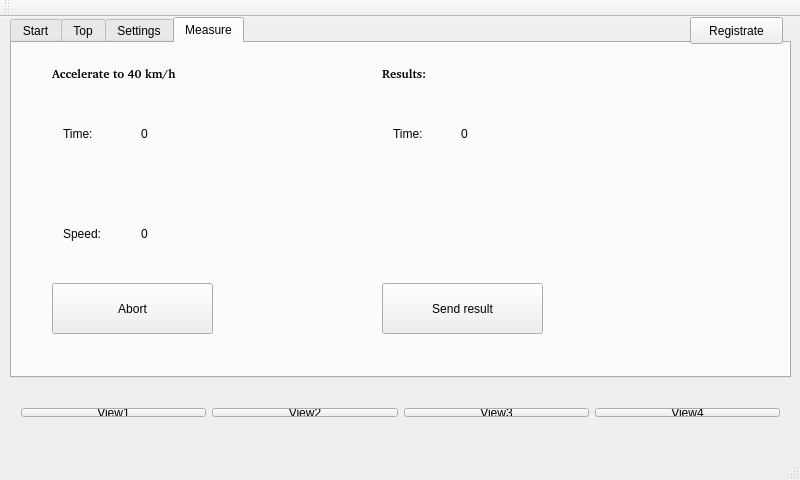
<?xml version="1.0" encoding="UTF-8"?>
<ui version="4.0">
 <class>CarMainWindow</class>
 <widget class="QMainWindow" name="CarMainWindow">
  <property name="geometry">
   <rect>
    <x>0</x>
    <y>0</y>
    <width>800</width>
    <height>480</height>
   </rect>
  </property>
  <property name="windowTitle">
   <string>Speed freak</string>
  </property>
  <widget class="QWidget" name="centralWidget">
   <widget class="QTabWidget" name="tabWidget">
    <property name="geometry">
     <rect>
      <x>10</x>
      <y>0</y>
      <width>781</width>
      <height>361</height>
     </rect>
    </property>
    <property name="currentIndex">
     <number>3</number>
    </property>
    <widget class="QWidget" name="StartTab">
     <attribute name="title">
      <string>Start</string>
     </attribute>
     <widget class="QWidget" name="layoutWidget">
      <property name="geometry">
       <rect>
        <x>590</x>
        <y>220</y>
        <width>171</width>
        <height>91</height>
       </rect>
      </property>
      <layout class="QVBoxLayout" name="verticalLayout">
       <item>
        <widget class="QPushButton" name="autoStartButton">
         <property name="font">
          <font>
           <family>Bitstream Charter</family>
           <pointsize>16</pointsize>
           <weight>75</weight>
           <bold>true</bold>
          </font>
         </property>
         <property name="text">
          <string>Auto start</string>
         </property>
        </widget>
       </item>
       <item>
        <widget class="QPushButton" name="manualStartButton">
         <property name="font">
          <font>
           <family>Bitstream Charter</family>
           <pointsize>16</pointsize>
           <weight>75</weight>
           <bold>true</bold>
          </font>
         </property>
         <property name="text">
          <string>Manual start</string>
         </property>
        </widget>
       </item>
      </layout>
     </widget>
     <widget class="QListView" name="listViewStartTabAccelerationCategories">
      <property name="geometry">
       <rect>
        <x>0</x>
        <y>10</y>
        <width>261</width>
        <height>301</height>
       </rect>
      </property>
     </widget>
     <widget class="QWidget" name="layoutWidget">
      <property name="geometry">
       <rect>
        <x>270</x>
        <y>10</y>
        <width>311</width>
        <height>301</height>
       </rect>
      </property>
      <layout class="QVBoxLayout" name="verticalLayout_2">
       <item>
        <widget class="QLabel" name="startLabel">
         <property name="text">
          <string>Start:</string>
         </property>
        </widget>
       </item>
       <item>
        <widget class="QLineEdit" name="lineEditStartTabMin"/>
       </item>
       <item>
        <widget class="QLabel" name="stopLabel">
         <property name="text">
          <string>Stop:</string>
         </property>
        </widget>
       </item>
       <item>
        <widget class="QLineEdit" name="lineEditStartTabMax"/>
       </item>
       <item>
        <widget class="QLabel" name="unitLabel">
         <property name="text">
          <string>Unit:</string>
         </property>
        </widget>
       </item>
       <item>
        <widget class="QComboBox" name="comboBoxStartTabUnits"/>
       </item>
      </layout>
     </widget>
    </widget>
    <widget class="QWidget" name="tabTop">
     <attribute name="title">
      <string>Top</string>
     </attribute>
     <widget class="QPushButton" name="buttonTopRefresh">
      <property name="geometry">
       <rect>
        <x>20</x>
        <y>270</y>
        <width>169</width>
        <height>37</height>
       </rect>
      </property>
      <property name="font">
       <font>
        <family>Bitstream Charter</family>
        <pointsize>16</pointsize>
        <weight>75</weight>
        <bold>true</bold>
       </font>
      </property>
      <property name="text">
       <string>Refresh list</string>
      </property>
     </widget>
     <widget class="QListView" name="listViewTopList">
      <property name="geometry">
       <rect>
        <x>360</x>
        <y>10</y>
        <width>411</width>
        <height>311</height>
       </rect>
      </property>
      <property name="font">
       <font>
        <family>Bitstream Charter</family>
        <pointsize>10</pointsize>
       </font>
      </property>
      <property name="flow">
       <enum>QListView::LeftToRight</enum>
      </property>
     </widget>
     <widget class="QWidget" name="layoutWidget">
      <property name="geometry">
       <rect>
        <x>10</x>
        <y>10</y>
        <width>341</width>
        <height>141</height>
       </rect>
      </property>
      <layout class="QVBoxLayout" name="verticalLayout_3">
       <item>
        <widget class="QLabel" name="labelCategory">
         <property name="font">
          <font>
           <family>Bitstream Charter</family>
           <pointsize>16</pointsize>
          </font>
         </property>
         <property name="text">
          <string>Category:</string>
         </property>
        </widget>
       </item>
       <item>
        <widget class="QComboBox" name="comboBoxTopCategory"/>
       </item>
      </layout>
     </widget>
     <widget class="QLabel" name="labelTopList">
      <property name="geometry">
       <rect>
        <x>380</x>
        <y>10</y>
        <width>371</width>
        <height>311</height>
       </rect>
      </property>
      <property name="font">
       <font>
        <pointsize>9</pointsize>
       </font>
      </property>
      <property name="text">
       <string>TopList</string>
      </property>
      <property name="alignment">
       <set>Qt::AlignLeading|Qt::AlignLeft|Qt::AlignVCenter</set>
      </property>
     </widget>
    </widget>
    <widget class="QWidget" name="settingsTab">
     <attribute name="title">
      <string>Settings</string>
     </attribute>
     <widget class="QLabel" name="userNameLabel">
      <property name="geometry">
       <rect>
        <x>20</x>
        <y>30</y>
        <width>141</width>
        <height>17</height>
       </rect>
      </property>
      <property name="text">
       <string>User:</string>
      </property>
     </widget>
     <widget class="QPushButton" name="setUserPushButton">
      <property name="geometry">
       <rect>
        <x>20</x>
        <y>60</y>
        <width>93</width>
        <height>27</height>
       </rect>
      </property>
      <property name="text">
       <string>Set User</string>
      </property>
     </widget>
    </widget>
    <widget class="QWidget" name="tabMeasureResult">
     <attribute name="title">
      <string>Measure</string>
     </attribute>
     <widget class="QPushButton" name="pushButtonMeasureTabAbort">
      <property name="geometry">
       <rect>
        <x>40</x>
        <y>240</y>
        <width>161</width>
        <height>51</height>
       </rect>
      </property>
      <property name="text">
       <string>Abort</string>
      </property>
     </widget>
     <widget class="QLabel" name="labelMeasureTabHeader">
      <property name="geometry">
       <rect>
        <x>40</x>
        <y>10</y>
        <width>261</width>
        <height>41</height>
       </rect>
      </property>
      <property name="font">
       <font>
        <family>Bitstream Charter</family>
        <weight>75</weight>
        <bold>true</bold>
       </font>
      </property>
      <property name="text">
       <string>Accelerate to 40 km/h</string>
      </property>
     </widget>
     <widget class="QLabel" name="labelMeasureTabResultHeader">
      <property name="geometry">
       <rect>
        <x>370</x>
        <y>10</y>
        <width>101</width>
        <height>41</height>
       </rect>
      </property>
      <property name="font">
       <font>
        <family>Bitstream Charter</family>
        <weight>75</weight>
        <bold>true</bold>
       </font>
      </property>
      <property name="text">
       <string>Results:</string>
      </property>
     </widget>
     <widget class="QPushButton" name="pushButtonSendResult">
      <property name="geometry">
       <rect>
        <x>370</x>
        <y>240</y>
        <width>161</width>
        <height>51</height>
       </rect>
      </property>
      <property name="text">
       <string>Send result</string>
      </property>
     </widget>
     <widget class="QWidget" name="">
      <property name="geometry">
       <rect>
        <x>40</x>
        <y>60</y>
        <width>171</width>
        <height>61</height>
       </rect>
      </property>
      <layout class="QHBoxLayout" name="horizontalLayoutMeasureTabTime">
       <item>
        <widget class="QLabel" name="labelMeasureTabTimeHeader">
         <property name="text">
          <string>Time:</string>
         </property>
        </widget>
       </item>
       <item>
        <widget class="QLabel" name="labelMeasureTabTime">
         <property name="text">
          <string>0</string>
         </property>
        </widget>
       </item>
      </layout>
     </widget>
     <widget class="QWidget" name="">
      <property name="geometry">
       <rect>
        <x>40</x>
        <y>160</y>
        <width>171</width>
        <height>61</height>
       </rect>
      </property>
      <layout class="QHBoxLayout" name="horizontalLayoutMeasureTabSpeed">
       <item>
        <widget class="QLabel" name="labelMeasureTabSpeedHeader">
         <property name="text">
          <string>Speed:</string>
         </property>
        </widget>
       </item>
       <item>
        <widget class="QLabel" name="labelMeasureTabSpeed">
         <property name="text">
          <string>0</string>
         </property>
        </widget>
       </item>
      </layout>
     </widget>
     <widget class="QWidget" name="">
      <property name="geometry">
       <rect>
        <x>370</x>
        <y>60</y>
        <width>151</width>
        <height>61</height>
       </rect>
      </property>
      <layout class="QHBoxLayout" name="horizontalLayout_2">
       <item>
        <widget class="QLabel" name="labelMeasureTabResultHeader_2">
         <property name="text">
          <string>Time:</string>
         </property>
        </widget>
       </item>
       <item>
        <widget class="QLabel" name="labelMeasureTabResult">
         <property name="text">
          <string>0</string>
         </property>
        </widget>
       </item>
      </layout>
     </widget>
    </widget>
   </widget>
   <widget class="QWidget" name="layoutWidget">
    <property name="geometry">
     <rect>
      <x>10</x>
      <y>380</y>
      <width>781</width>
      <height>31</height>
     </rect>
    </property>
    <layout class="QHBoxLayout" name="horizontalLayout">
     <item>
      <widget class="QPushButton" name="view1Button">
       <property name="text">
        <string>View1</string>
       </property>
      </widget>
     </item>
     <item>
      <widget class="QPushButton" name="view2Button">
       <property name="text">
        <string>View2</string>
       </property>
      </widget>
     </item>
     <item>
      <widget class="QPushButton" name="view3Button">
       <property name="text">
        <string>View3</string>
       </property>
      </widget>
     </item>
     <item>
      <widget class="QPushButton" name="view4Button">
       <property name="text">
        <string>View4</string>
       </property>
      </widget>
     </item>
    </layout>
   </widget>
   <widget class="QPushButton" name="registratePushButton">
    <property name="geometry">
     <rect>
      <x>690</x>
      <y>0</y>
      <width>93</width>
      <height>27</height>
     </rect>
    </property>
    <property name="text">
     <string>Registrate</string>
    </property>
   </widget>
  </widget>
  <widget class="QMenuBar" name="menuBar">
   <property name="geometry">
    <rect>
     <x>0</x>
     <y>0</y>
     <width>800</width>
     <height>25</height>
    </rect>
   </property>
  </widget>
  <widget class="QToolBar" name="mainToolBar">
   <attribute name="toolBarArea">
    <enum>TopToolBarArea</enum>
   </attribute>
   <attribute name="toolBarBreak">
    <bool>false</bool>
   </attribute>
  </widget>
  <widget class="QStatusBar" name="statusBar"/>
 </widget>
 <layoutdefault spacing="6" margin="11"/>
 <resources/>
 <connections/>
</ui>
